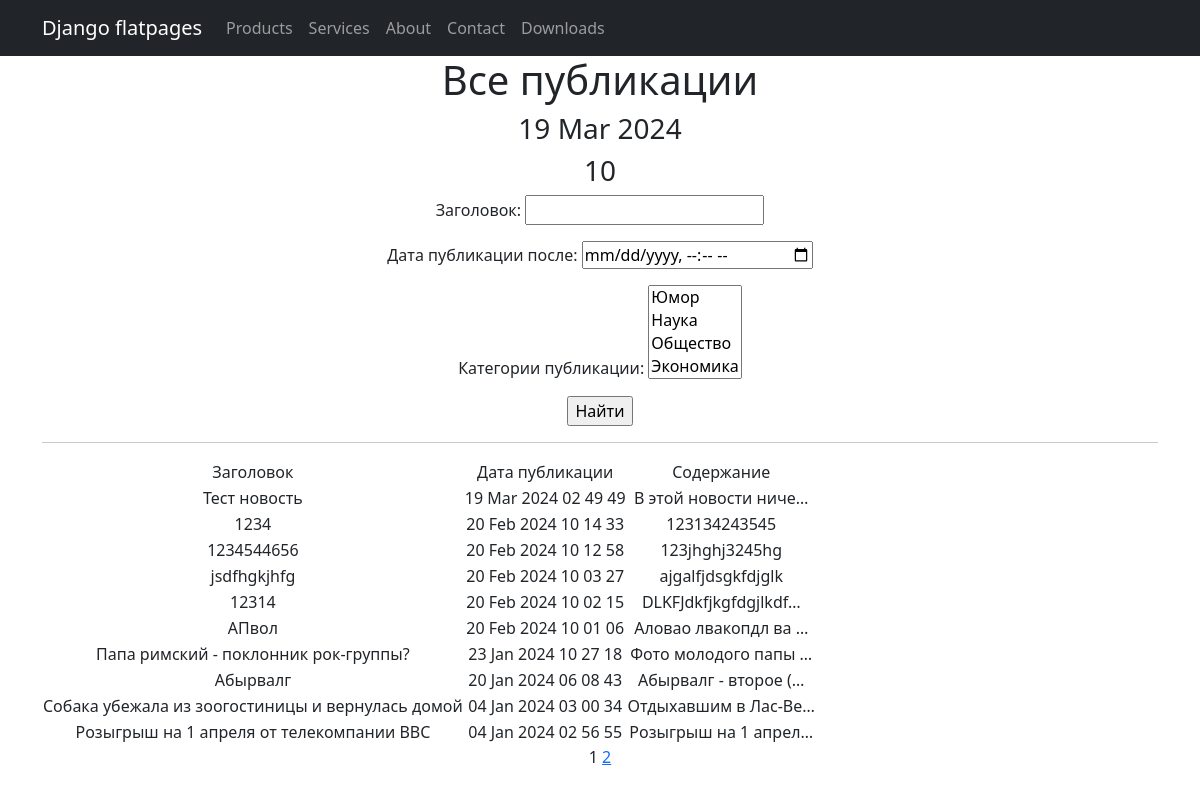
Page /news/ on the committed database.
### news/models.py (models this page shows, shortened)
class Post(models.Model):
    article = 'AR'
    news = 'NE'
    CATEGORY_MATERIAL = [
        (article, 'Статья'),
        (news, 'Новость')
    ]
    author = models.ForeignKey(Author, on_delete=models.CASCADE)
    category_post = models.CharField(max_length=2, choices=CATEGORY_MATERIAL, default=article)
    time_in = models.DateTimeField(auto_now_add=True)
    category_post_many = models.ManyToManyField(Category, through='PostCategory')
    title = models.CharField(max_length=128)
    text = models.TextField()
    rating = models.IntegerField(default=0)

### news/views.py (the view)
# urls.py: path('', cache_page(60)(PostList.as_view()), name='post_list'),
class PostList(ListView):
    model = Post
    ordering = '-time_in'
    template_name = 'posts.html'
    context_object_name = 'posts'
    paginate_by = 10
    def get_queryset(self):
        queryset = super().get_queryset()
        self.filterset = PostFilter(self.request.GET, queryset)
        return self.filterset.qs
    def get_context_data(self, **kwargs):
        context = super().get_context_data(**kwargs)
        context['time_now'] = datetime.utcnow()
        context['next_sale'] = None
        context['filterset'] = self.filterset
        return context

### news/models.py (called while the page is built)
    def __str__(self):
        return self.name.title()

### news/templatetags/custom_filters.py (called while the page is built)
@register.filter()
def censor(text):
    if not isinstance(text, str):
        raise StrException
    else:
        text_list = text.split()
        censor_list = []
        for word in text_list:
            clean_word = ''.join(c for c in word if c not in string.punctuation)
            if clean_word.lower() in BAD_WORDS:
                censor_word = clean_word[0] + (len(clean_word) - 1) * '*'
                censor_list.append(word.replace(clean_word, censor_word))
            else:
                censor_list.append(word)
    return ' '.join(censor_list)

### news/templatetags/custom_tags.py (called while the page is built)
@register.simple_tag(takes_context=True)
def url_replace(context, **kwargs):
    d = context['request'].GET.copy()
    for k, v in kwargs.items():
        d[k] = v
    return d.urlencode()

### templates/posts.html (shortened to what this page needs)
{% extends 'flatpages/default.html' %}
{% load custom_filters %}
{% load custom_tags %}
{% block content %}
    <h1>Все публикации</h1>
    <h3>{{ time_now|date:'d M Y' }}</h3>
    <h3> {{ posts|length }} </h3>
    <form action="" method="get">
        {{ filterset.form.as_p }}
        <input type="submit" value="Найти" />
    </form>
    <hr>
    {% if posts %}
        <table>
            <tr>
                <td>Заголовок</td>
                <td>Дата публикации</td>
                <td>Содержание</td>
            </tr>
            {% for post in posts %}
            <tr>
                <td>{{ post.title }}</td>
                <td>{{ post.time_in|date:'d M Y h i s' }}</td>
                <td>{{ post.text|truncatechars:20|censor }}</td>
                <td>
                </td>
            </tr>
            {% endfor %}
        </table>
    {% else %}
        <h2>Публикаций нет</h2>
    {% endif %}
   {{ page_obj.number }}
   {% if page_obj.has_next %}
       <a href="?{% url_replace page=page_obj.next_page_number %}">{{ page_obj.next_page_number }}</a>
   {% endif %}
{% endblock content %}

### rows in the picture
Post: time_in "19 Mar 2024", title "Тест новость", time_in "19 Mar 2024 02 49 49", text|censor "В этой новости ниче…"
Post: title "1234", time_in "20 Feb 2024 10 14 33", text|censor "123134243545"
Post: title "1234544656", time_in "20 Feb 2024 10 12 58", text|censor "123jhghj3245hg"
Post: title "jsdfhgkjhfg", time_in "20 Feb 2024 10 03 27", text|censor "ajgalfjdsgkfdjglk"
Post: title "12314", time_in "20 Feb 2024 10 02 15", text|censor "DLKFJdkfjkgfdgjlkdf…"
Post: title "АПвол", time_in "20 Feb 2024 10 01 06", text|censor "Аловао лвакопдл ва …"
Post: title "Папа римский - поклонник рок-группы?", time_in "23 Jan 2024 10 27 18", text|censor "Фото молодого папы …"
Post: title "Абырвалг", time_in "20 Jan 2024 06 08 43", text|censor "Абырвалг - второе (…"
Post: title "Собака убежала из зоогостиницы и вернулась домой", time_in "04 Jan 2024 03 00 34", text|censor "Отдыхавшим в Лас-Ве…"
Post: title "Розыгрыш на 1 апреля от телекомпании ВВС", time_in "04 Jan 2024 02 56 55", text|censor "Розыгрыш на 1 апрел…"

### other values in the picture
{{ posts|length }} "10"
{{ page_obj.number }} "1"
{{ page_obj.next_page_number }} "2"
